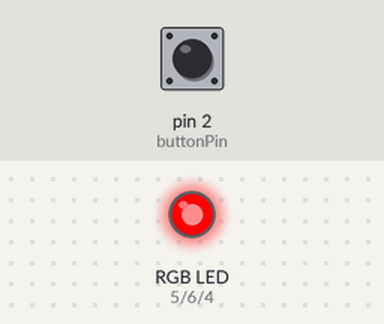
The sketch below on a simulated Arduino Uno, built with avr-gcc and run on an emulated ATmega328P. On the bench: an RGB LED mixed from three pins (HIGH = lit). The test bench sets the inputs (shaded band); at power-on: pin 2 (buttonPin) HIGH.

Above: at 1.2 s.
1.3 s: pin 2 (buttonPin) pulled LOW for 0.15 s
At 2.0 s:
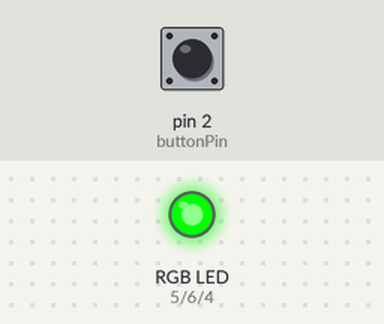
2.9 s: pin 2 (buttonPin) pulled LOW for 1 s
At 3.2 s:
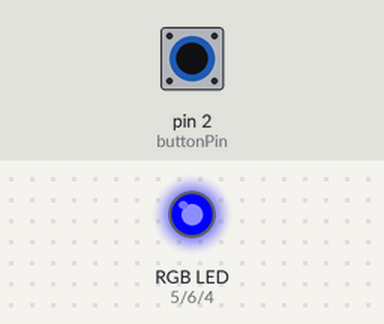
5.4 s: pin 2 (buttonPin) pulled LOW for 3.2 s
At 6.3 s:
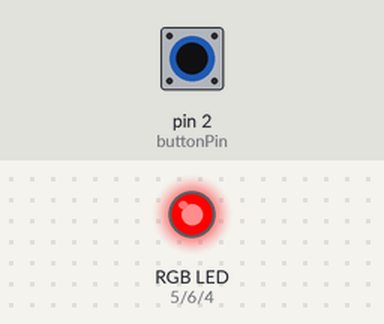
Timing chart, 0 to 8.4 s (numbered marks = the images above; inputs shaded):
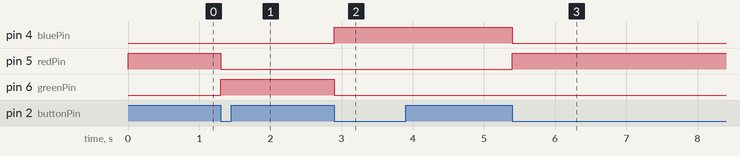

Measured:
- after the input at 1.3 s, pin 5 (redPin): HIGH → LOW at once; pin 6 (greenPin): LOW → HIGH at once
- after the input at 2.9 s, pin 4 (bluePin): LOW → HIGH at once; pin 6 (greenPin): HIGH → LOW at once
- after the input at 5.4 s, pin 4 (bluePin): HIGH → LOW at once; pin 5 (redPin): LOW → HIGH at once

The sketch:

arduino_rgb_light1.ino
```cpp
const int buttonPin = 2;
const int redPin = 5;
const int greenPin = 6;
const int bluePin = 4;

int ledState = 0;
bool buttonPressed = false;

void setup() {
  pinMode(buttonPin, INPUT);
  pinMode(redPin, OUTPUT);
  pinMode(greenPin, OUTPUT);
  pinMode(bluePin, OUTPUT);
  updateLED();
}

void loop() {
  byte buttonState = digitalRead(buttonPin);
  if (buttonState == LOW && !buttonPressed) {
    Serial.println("Button is pressed");
    buttonPressed = true;
    ledState = (ledState + 1) % 3; // Cycle through 0, 1, 2
    updateLED();
    delay(200); // Debounce delay
  } else if (buttonState == HIGH) {
    Serial.println("Button is not pressed");
    buttonPressed = false;
  }
}


void updateLED() {
  if (ledState == 0) {
    // Red
    digitalWrite(redPin, HIGH);
    digitalWrite(greenPin, LOW);
    digitalWrite(bluePin, LOW);
  } else if (ledState == 1) {
    // Green
    digitalWrite(redPin, LOW);
    digitalWrite(greenPin, HIGH);
    digitalWrite(bluePin, LOW);
  } else if (ledState == 2) {
    // Blue
    digitalWrite(redPin, LOW);
    digitalWrite(greenPin, LOW);
    digitalWrite(bluePin, HIGH);
  }
}
```
